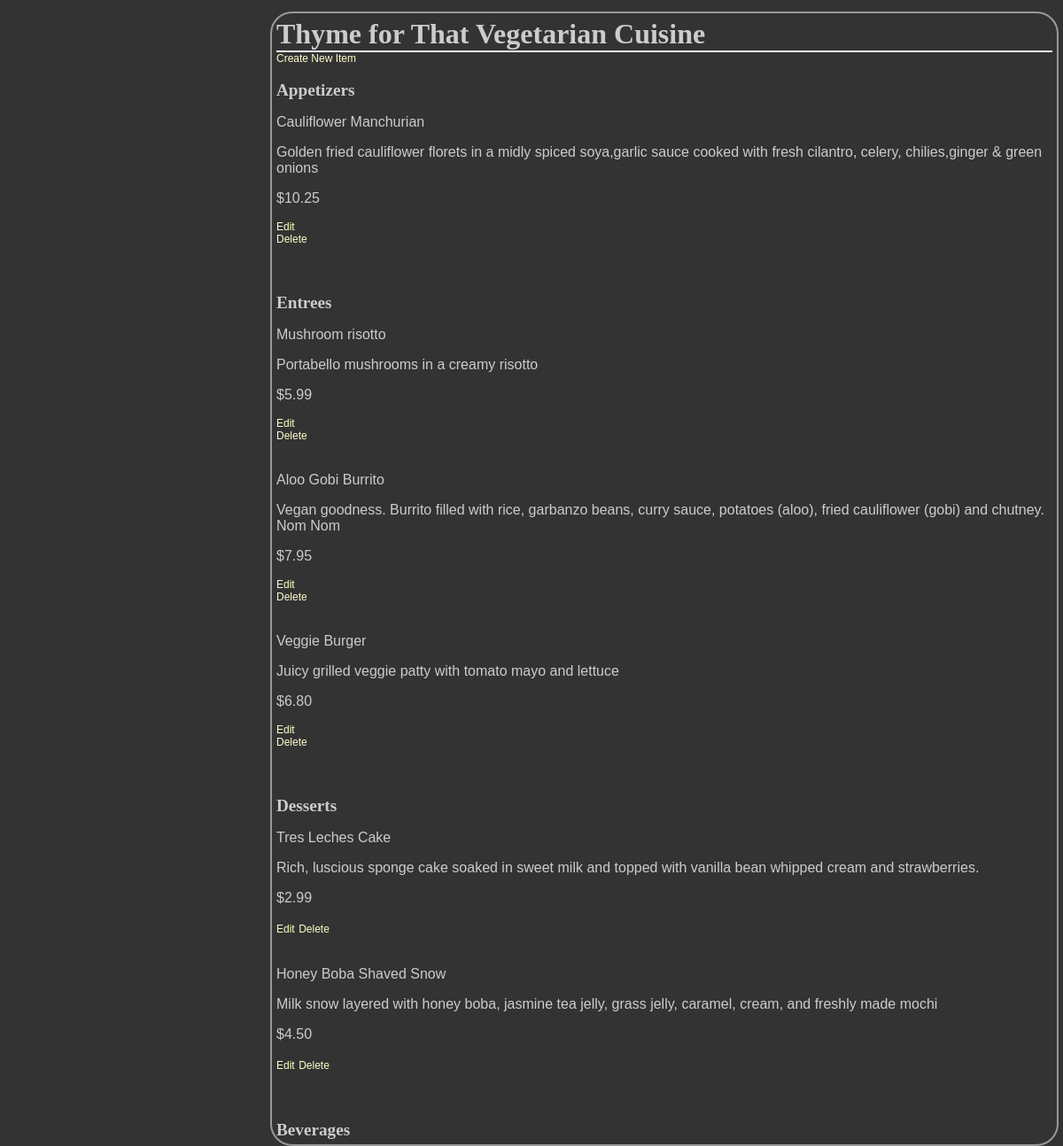
Page /restaurant/4/menu/ on the earlier database version.
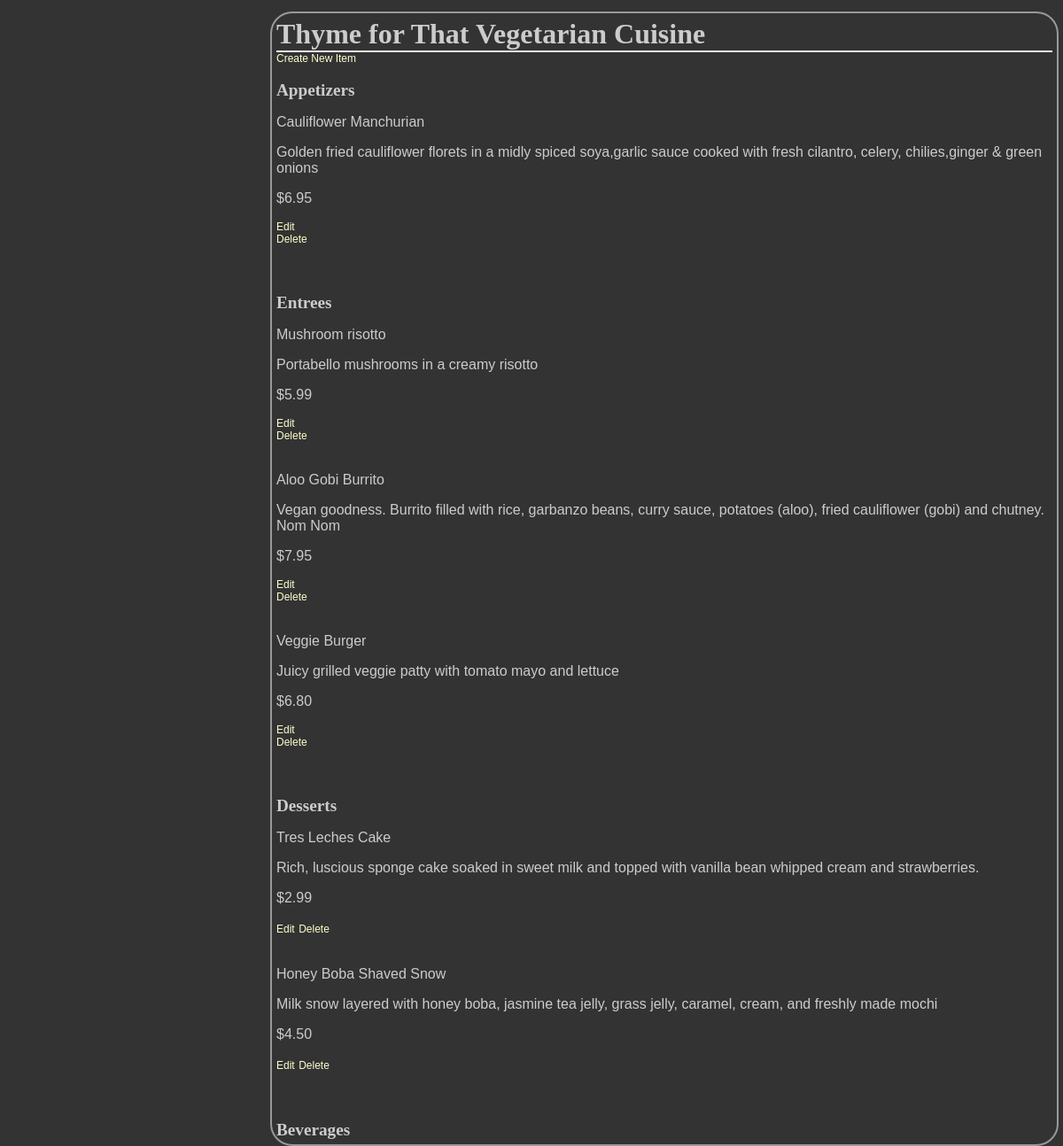
Same page on the later database version.
### database_setup.py (models this page shows, shortened)
class MenuItem(Base):
    __tablename__ = 'menu_item'
    name = Column(String(80), nullable=False)
    id = Column(Integer, primary_key=True)
    description = Column(String(250))
    price = Column(String(8))
    course = Column(String(250))
    restaurant_id = Column(Integer, ForeignKey('restaurant.id'))
    restaurant = relationship(Restaurant)

### main.py (the view)
@app.route('/restaurant/<int:restaurant_id>/')
@app.route('/restaurant/<int:restaurant_id>/menu/')
def showMenu(restaurant_id):
    restaurant = session.query(Restaurant).filter_by(id=restaurant_id).one()
    items = session.query(MenuItem).filter_by(
        restaurant_id=restaurant_id).all()
    return render_template('menu.html', items=items, restaurant=restaurant)

### templates/menu.html (shortened to what this page needs)
<html>
<head>
<link rel=stylesheet type=text/css href="{{ url_for('static', filename='styles.css') }}">
	</head>
	<body>
		<div class = 'pane'>
		<h1>{{ restaurant.name }}</h1>
    {% if items !=[] %}
		<a href = "{{url_for('newMenuItem', restaurant_id = restaurant.id )}}">Create New Item</a>
	<h2>Appetizers</h2>
		{% for i in items %}
		{% if i.course == 'Appetizer' %}
		<p>{{i.name}}</p>
		<p>{{i.description}}</p>
		<p>{{i.price}}</p>
		<a href='{{url_for('editMenuItem', restaurant_id = restaurant.id, menu_id=i.id ) }}' >Edit</a>
	<a href='{{url_for('deleteMenuItem', restaurant_id = restaurant.id, menu_id=i.id ) }}' >Delete</a>
		{% endif %}
		{% endfor %}
	<h2>Entrees</h2>
		{% for i in items %}
		{% if i.course == 'Entree' %}
		<p>{{i.name}}</p>
		<p>{{i.description}}</p>
		<p>{{i.price}}</p>
		<a href='{{url_for('editMenuItem', restaurant_id = restaurant.id, menu_id=i.id ) }}' >Edit</a>
	<a href='{{url_for('deleteMenuItem', restaurant_id = restaurant.id, menu_id=i.id ) }}' >Delete</a>
        {% endif %}
		{% endfor %}
	<h2>Desserts</h2>
		{% for i in items %}
		{% if i.course == 'Dessert' %}
		<p>{{i.name}}</p>
		<p>{{i.description}}</p>
		<p>{{i.price}}</p>
		<a href='{{url_for('editMenuItem', restaurant_id = restaurant.id, menu_id=i.id ) }}' >Edit</a>
	<a href='{{url_for('deleteMenuItem', restaurant_id = restaurant.id, menu_id=i.id ) }}' >Delete</a>
		{% endif %}
		{% endfor %}
	<h2>Beverages</h2>
		{% else %}
		<p> You currently have no menu items. <p>
		<a href = "{{url_for('newMenuItem', restaurant_id = restaurant.id )}}">Create New Item</a>
			{% endif %}
</div>
	</body>
</html>

Differences in the rows shown:
changed MenuItem "Cauliflower Manchurian": price "$10.25" → "$6.95"
